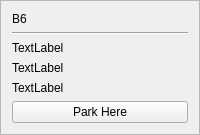
        <widget class="QFrame" name="frame_23">
         <property name="frameShape">
          <enum>QFrame::StyledPanel</enum>
         </property>
         <property name="frameShadow">
          <enum>QFrame::Plain</enum>
         </property>
         <layout class="QGridLayout" name="gridLayout_32">
          <item row="0" column="0">
           <layout class="QVBoxLayout" name="verticalLayout_31">
            <item>
             <widget class="QLabel" name="label_33">
              <property name="text">
               <string>B6</string>
              </property>
             </widget>
            </item>
            <item>
             <widget class="Line" name="line_35">
              <property name="orientation">
               <enum>Qt::Horizontal</enum>
              </property>
             </widget>
            </item>
            <item>
             <widget class="QLabel" name="b6TakenLbl">
              <property name="text">
               <string>TextLabel</string>
              </property>
             </widget>
            </item>
            <item>
             <widget class="QLabel" name="b6handLbl">
              <property name="text">
               <string>TextLabel</string>
              </property>
             </widget>
            </item>
            <item>
             <widget class="QLabel" name="takenByLblb6">
              <property name="text">
               <string>TextLabel</string>
              </property>
             </widget>
            </item>
            <item>
             <widget class="QPushButton" name="b6Btn">
              <property name="text">
               <string>Park Here</string>
              </property>
             </widget>
            </item>
           </layout>
          </item>
         </layout>
        </widget>
